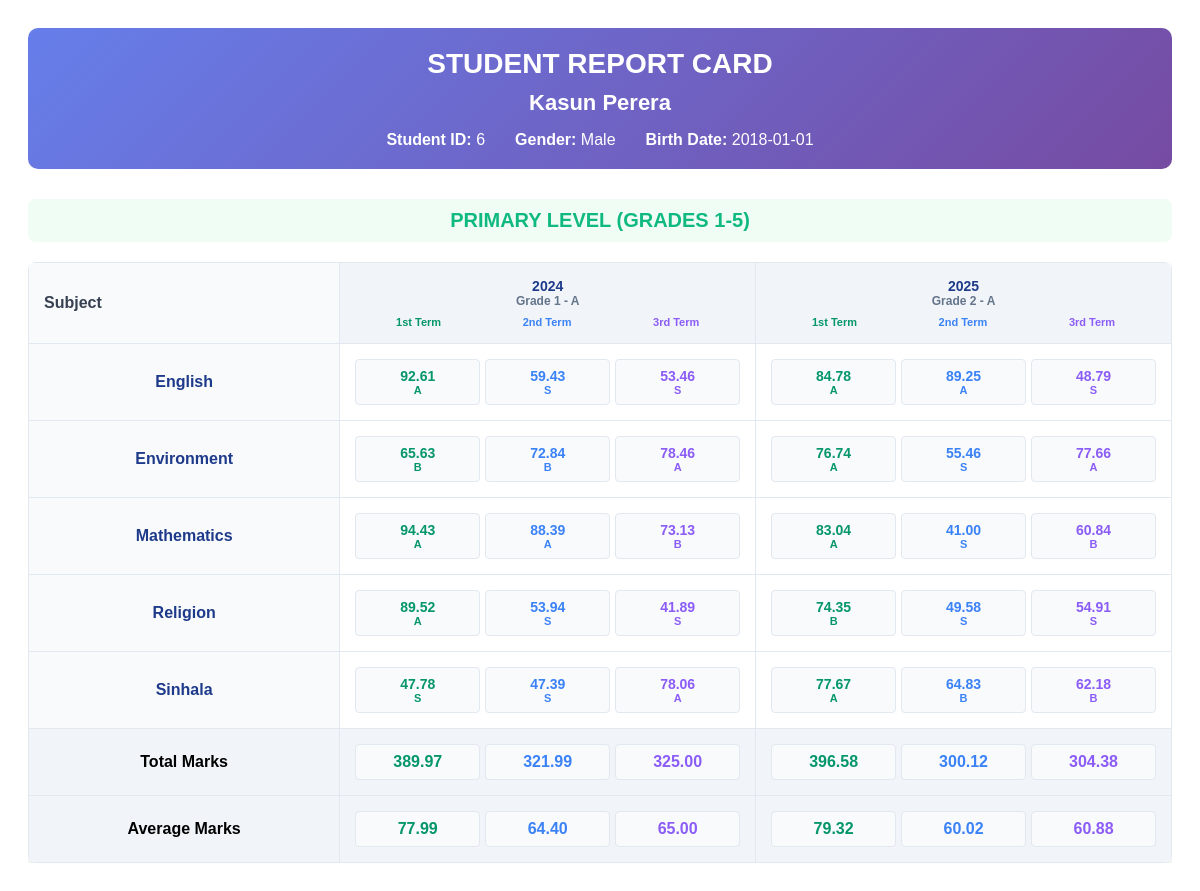
Page /php/get_report_card.php?student_id=6 (signed in) on the committed database.
### tables this page shows
CREATE TABLE `students` (
  `id` int(11) NOT NULL,
  `full_name` varchar(100) NOT NULL,
  `gender` enum('male','female') NOT NULL,
  `birth_date` date NOT NULL,
  `address` text DEFAULT NULL,
  `phone` varchar(15) DEFAULT NULL,
  `email` varchar(100) DEFAULT NULL,
  `religion` varchar(50) DEFAULT NULL,
  `father_name` varchar(100) DEFAULT NULL,
  `mother_name` varchar(100) DEFAULT NULL,
  `guardian_name` varchar(100) DEFAULT NULL,
  `guardian_phone` varchar(15) DEFAULT NULL,
  `guardian_email` varchar(100) DEFAULT NULL,
  `special_details` text DEFAULT NULL,
  `status` enum('active','inactive') NOT NULL DEFAULT 'active',
  `image_path` varchar(255) DEFAULT NULL,
  `created_at` timestamp NOT NULL DEFAULT current_timestamp()
);

CREATE TABLE `subjects` (
  `id` int(11) NOT NULL,
  `name` varchar(100) NOT NULL,
  `description` text DEFAULT NULL,
  `status` enum('active','inactive') NOT NULL DEFAULT 'active'
);

CREATE TABLE `marks` (
  `id` int(11) NOT NULL,
  `student_id` int(11) NOT NULL,
  `subject_id` int(11) NOT NULL,
  `grade_id` int(11) NOT NULL,
  `year` int(11) NOT NULL,
  `term` enum('1st term','2nd term','3rd term') NOT NULL,
  `mark` decimal(5,2) NOT NULL,
  `grade_letter` char(1) DEFAULT NULL,
  `remarks` text DEFAULT NULL,
  `updated_at` timestamp NOT NULL DEFAULT current_timestamp() ON UPDATE current_timestamp()
);

CREATE TABLE `grades` (
  `id` int(11) NOT NULL,
  `grade_number` int(11) NOT NULL,
  `class_name` varchar(10) NOT NULL,
  `year` int(11) NOT NULL,
  `status` enum('active','inactive') NOT NULL DEFAULT 'active'
);

### php/get_report_card.php (the view, shortened to what this page needs)
<?php
include 'config.php';
function generateReportCardTable($marks_data, $all_subjects, $years_data, $level, $student_id = null, $conn = null) {
    $terms = array('1st term', '2nd term', '3rd term');
    $html = '<div style="overflow-x: auto; margin-bottom: 20px;">';
    $html .= '<table style="width: 100%; border-collapse: collapse; background: white; border-radius: 8px; overflow: hidden; box-shadow: 0 4px 6px rgba(0,0,0,0.1);">';
    $html .= '<thead style="background: #f8fafc;">';
    $html .= '<tr>';
    $html .= '<th style="padding: 15px; text-align: left; border: 1px solid #e2e8f0; font-weight: 600; color: #374151; min-width: 150px;">Subject</th>';
    foreach ($years_data as $year_data) {
        $year = $year_data['year'];
        $grade = $year_data['grade_number'];
        $class = $year_data['class_name'];
        $html .= '<th style="padding: 15px; text-align: center; border: 1px solid #e2e8f0; font-weight: 600; color: #374151; background: #f1f5f9;">';
        $html .= '<div style="font-size: 14px; font-weight: 700; color: #1e3a8a;">' . $year . '</div>';
        $html .= '<div style="font-size: 12px; color: #64748b;">Grade ' . $grade . ' - ' . $class . '</div>';
        $html .= '<div style="display: flex; justify-content: space-around; margin-top: 8px;">';
        $html .= '<span style="font-size: 11px; font-weight: 600; color: #059669;">1st Term</span>';
        $html .= '<span style="font-size: 11px; font-weight: 600; color: #3b82f6;">2nd Term</span>';
        $html .= '<span style="font-size: 11px; font-weight: 600; color: #8b5cf6;">3rd Term</span>';
        $html .= '</div>';
        $html .= '</th>';
    }
    $html .= '</tr>';
    $html .= '</thead>';
    $html .= '<tbody>';
    foreach ($all_subjects as $subject) {
        $subject_name = $subject['subject_name'];
        $html .= '<tr style="border-bottom: 1px solid #f1f5f9;">';
        $html .= '<td style="padding: 15px; border: 1px solid #e2e8f0; font-weight: 600; color: #1e3a8a; background: #f8fafc;">' . htmlspecialchars($subject_name) . '</td>';
        foreach ($years_data as $year_data) {
            $year = $year_data['year'];
            $grade = $year_data['grade_number'];
            $html .= '<td style="padding: 15px; text-align: center; border: 1px solid #e2e8f0;">';
            $html .= '<div style="display: flex; justify-content: space-around; gap: 5px;">';
            foreach ($terms as $idx => $term) {
                $mark_data = null;
                if (isset($marks_data[$subject_name][$year][$grade][$term])) {
                    $mark_data = $marks_data[$subject_name][$year][$grade][$term];
                }
                $colors = ['#059669', '#3b82f6', '#8b5cf6'];
                $html .= '<div style="flex: 1; padding: 8px; border-radius: 4px; background: #f8fafc; border: 1px solid #e2e8f0;">';
                if ($mark_data) {
                    $mark = $mark_data['mark'];
                    $grade_letter = $mark_data['grade'];
                    $color = $colors[$idx];
                    $html .= '<div style="font-weight: 600; color: ' . $color . '; font-size: 14px;">' . $mark . '</div>';
                    $html .= '<div style="font-size: 11px; color: ' . $color . '; font-weight: 600;">' . $grade_letter . '</div>';
                } else {
                    $html .= '<div style="color: #9ca3af; font-size: 12px;">-</div>';
                    $html .= '<div style="color: #9ca3af; font-size: 10px;">N/A</div>';
                }
                $html .= '</div>';
            }
            $html .= '</div>';
            $html .= '</td>';
        }
        $html .= '</tr>';
    }
    $html .= '<tr style="background: #f1f5f9; font-weight: bold;">';
    $html .= '<td style="padding: 15px; border: 1px solid #e2e8f0;">Total Marks</td>';
    foreach ($years_data as $year_data) {
        $year = $year_data['year'];
        $grade = $year_data['grade_number'];
        $html .= '<td style="padding: 15px; border: 1px solid #e2e8f0;">';
        $html .= '<div style="display: flex; justify-content: space-around; gap: 5px;">';
        foreach ($terms as $idx => $term) {
            $total = 0;
            $count = 0;
            foreach ($all_subjects as $subject) {
                $subject_name = $subject['subject_name'];
                if (isset($marks_data[$subject_name][$year][$grade][$term])) {
                    $total += $marks_data[$subject_name][$year][$grade][$term]['mark'];
                    $count++;
                }
            }
            $colors = ['#059669', '#3b82f6', '#8b5cf6'];
            $html .= '<div style="flex: 1; padding: 8px; border-radius: 4px; background: #f8fafc; border: 1px solid #e2e8f0; color:' . $colors[$idx] . '; font-weight:600;">' . ($count ? number_format($total, 2) : '-') . '</div>';
        }
        $html .= '</div>';
        $html .= '</td>';
    }
    $html .= '</tr>';
    $html .= '<tr style="background: #f1f5f9; font-weight: bold;">';
    $html .= '<td style="padding: 15px; border: 1px solid #e2e8f0;">Average Marks</td>';
    foreach ($years_data as $year_data) {
        $year = $year_data['year'];
        $grade = $year_data['grade_number'];
        $html .= '<td style="padding: 15px; border: 1px solid #e2e8f0;">';
        $html .= '<div style="display: flex; justify-content: space-around; gap: 5px;">';
        foreach ($terms as $idx => $term) {
            $total = 0;
            $count = 0;
            foreach ($all_subjects as $subject) {
                $subject_name = $subject['subject_name'];
                if (isset($marks_data[$subject_name][$year][$grade][$term])) {
                    $total += $marks_data[$subject_name][$year][$grade][$term]['mark'];
                    $count++;
                }
            }
            $avg = $count ? $total / $count : 0;
            $colors = ['#059669', '#3b82f6', '#8b5cf6'];
            $html .= '<div style="flex: 1; padding: 8px; border-radius: 4px; background: #f8fafc; border: 1px solid #e2e8f0; color:' . $colors[$idx] . '; font-weight:600;">' . ($count ? number_format($avg, 2) : '-') . '</div>';
        }
        $html .= '</div>';
        $html .= '</td>';
    }
    $html .= '</tr>';
    $html .= '</tbody>';
    $html .= '</table>';
    $html .= '</div>';
    return $html;
}
function getGradeLetter($mark) {
    if ($mark >= 75) return 'A';
    if ($mark >= 60) return 'B';
    if ($mark >= 40) return 'S';
    return 'F';
}
if (isset($_GET['student_id'])) {
    $student_id = (int)$_GET['student_id'];
    $student_sql = "SELECT * FROM students WHERE id = ?";
    $student_stmt = $conn->prepare($student_sql);
    $student_stmt->bind_param("i", $student_id);
    $student_stmt->execute();
    $student_result = $student_stmt->get_result();
    if ($student_result->num_rows > 0) {
        $student = $student_result->fetch_assoc();
        $student_years_sql = "SELECT DISTINCT g.year, g.grade_number, g.class_name
                              FROM student_grades sg
                              JOIN grades g ON sg.grade_id = g.id
                              WHERE sg.student_id = ? AND sg.status = 'active'
                              ORDER BY g.year, g.grade_number";
        $student_years_stmt = $conn->prepare($student_years_sql);
        $student_years_stmt->bind_param("i", $student_id);
        $student_years_stmt->execute();
        $student_years_result = $student_years_stmt->get_result();
        $student_years = array();
        while ($row = $student_years_result->fetch_assoc()) {
            $student_years[] = $row;
        }
        $subjects_sql = "SELECT DISTINCT s.id, s.name as subject_name
                         FROM subjects s
                         JOIN marks m ON s.id = m.subject_id
                         WHERE m.student_id = ? AND s.status = 'active'
                         ORDER BY s.name";
        $subjects_stmt = $conn->prepare($subjects_sql);
        $subjects_stmt->bind_param("i", $student_id);
        $subjects_stmt->execute();
        $subjects_result = $subjects_stmt->get_result();
        $all_subjects = array();
        while ($row = $subjects_result->fetch_assoc()) {
            $all_subjects[] = $row;
        }
        $all_marks_sql = "SELECT m.*, s.name as subject_name, g.year, g.grade_number, g.class_name
                          FROM marks m
                          JOIN subjects s ON m.subject_id = s.id
                          JOIN grades g ON m.grade_id = g.id
                          WHERE m.student_id = ?
                          ORDER BY g.year, g.grade_number, s.name, m.term";
        $all_marks_stmt = $conn->prepare($all_marks_sql);
        $all_marks_stmt->bind_param("i", $student_id);
        $all_marks_stmt->execute();
        $all_marks_result = $all_marks_stmt->get_result();
        $marks_data = array();
        while ($mark = $all_marks_result->fetch_assoc()) {
            $subject_name = $mark['subject_name'];
            $year = $mark['year'];
            $grade = $mark['grade_number'];
            $term = $mark['term'];
            if (!isset($marks_data[$subject_name])) {
                $marks_data[$subject_name] = array();
            }
            if (!isset($marks_data[$subject_name][$year])) {
                $marks_data[$subject_name][$year] = array();
            }
            if (!isset($marks_data[$subject_name][$year][$grade])) {
                $marks_data[$subject_name][$year][$grade] = array();
            }
            $marks_data[$subject_name][$year][$grade][$term] = array(
                'mark' => $mark['mark'],
                'grade' => getGradeLetter($mark['mark']),
                'remarks' => $mark['remarks']
            );
        }
        $primary_years = array();
        $junior_years = array();
        $advanced_years = array();
        foreach ($student_years as $year_data) {
            $grade_num = $year_data['grade_number'];
            if ($grade_num >= 1 && $grade_num <= 5) {
                $primary_years[] = $year_data;
            } elseif ($grade_num >= 6 && $grade_num <= 11) {
                $junior_years[] = $year_data;
            } elseif ($grade_num >= 12 && $grade_num <= 13) {
                $advanced_years[] = $year_data;
            }
        }
        ?>
        <div class="report-card-container" style="font-family: Arial, sans-serif; max-width: 100%;">
            <div class="student-header" style="text-align: center; margin-bottom: 30px; padding: 20px; background: linear-gradient(135deg, #667eea 0%, #764ba2 100%); color: white; border-radius: 10px;">
                <h1 style="margin: 0 0 10px 0; font-size: 28px;">STUDENT REPORT CARD</h1>
                <h2 style="margin: 0 0 15px 0; font-size: 22px;"><?php echo htmlspecialchars($student['full_name']); ?></h2>
                <div style="display: flex; justify-content: center; gap: 30px; flex-wrap: wrap;">
                    <div><strong>Student ID:</strong> <?php echo $student['id']; ?></div>
                    <div><strong>Gender:</strong> <?php echo ucfirst($student['gender']); ?></div>
                    <div><strong>Birth Date:</strong> <?php echo $student['birth_date']; ?></div>
                </div>
            </div>
            <?php if (!empty($primary_years)): ?>
            <div class="report-card-section" style="margin-bottom: 40px;">
                <h3 style="text-align: center; color: #10b981; font-size: 20px; margin-bottom: 20px; padding: 10px; background: #f0fdf4; border-radius: 8px;">
                    <i class="fa-solid fa-graduation-cap"></i> PRIMARY LEVEL (GRADES 1-5)
                </h3>
                <?php echo generateReportCardTable($marks_data, $all_subjects, $primary_years, 'primary'); ?>
            </div>
            <?php endif; ?>
        </div>
        <?php
    } else {
        echo '<div style="text-align: center; padding: 40px; color: #ef4444;"><i class="fa-solid fa-exclamation-triangle fa-2x"></i><p>Student not found</p></div>';
    }
} else {
    echo '<div style="text-align: center; padding: 40px; color: #ef4444;"><i class="fa-solid fa-exclamation-triangle fa-2x"></i><p>Missing required parameters</p></div>';
}
?>

### php/get_report_card.php (style rules this page uses)
.report-card-container { max-width: 1200px; margin: 0 auto; padding: 20px; }
.report-card-section { margin-bottom: 40px; }
.report-card-section table { width: 100%; border-collapse: collapse; background: white; border-radius: 8px; overflow: hidden; box-shadow: 0 4px 6px rgba(0,0,0,0.1); }
.report-card-section th { padding: 15px; text-align: center; border: 1px solid #e2e8f0; font-weight: 600; color: #374151; background: #f8fafc; }
.report-card-section td { padding: 15px; text-align: center; border: 1px solid #e2e8f0; }

### rows in the picture
students: full_name "Kasun Perera", id "6", gender "Male", birth_date "2018-01-01"
subjects: name "English", mark "59.43", grade_letter "S", mark "48.79"
marks: mark "92.61", grade.class_name "A"
marks: mark "53.46", grade_letter "S"
marks: mark "84.78", grade.class_name "A"
marks: mark "89.25", grade.class_name "A"
subjects: name "Environment", mark "65.63", grade_letter "B", mark "76.74", grade_letter "A", mark "55.46", grade_letter "S", mark "77.66"
marks: mark "72.84", grade_letter "B"
marks: mark "78.46", grade.class_name "A"
subjects: name "Mathematics", mark "83.04", grade_letter "A", mark "41.00", grade_letter "S", mark "60.84", grade_letter "B"
marks: mark "94.43", grade.class_name "A"
marks: mark "88.39", grade.class_name "A"
marks: mark "73.13", grade_letter "B"
subjects: name "Religion", mark "53.94", grade_letter "S", mark "41.89", mark "74.35", grade_letter "B", mark "49.58", mark "54.91"
marks: mark "89.52", grade.class_name "A"
subjects: name "Sinhala", mark "47.78", grade_letter "S", mark "47.39", mark "78.06", grade_letter "A", mark "77.67", mark "64.83", grade_letter "B", mark "62.18"

### other values in the picture
$year "2024"
$grade "1"
$class "A"
$year "2025"
$grade "2"
$total "389.97"
$total "321.99"
$total "325.00"
$total "396.58"
$total "300.12"
$total "304.38"
$avg "77.99"
$avg "64.40"
$avg "65.00"
$avg "79.32"
